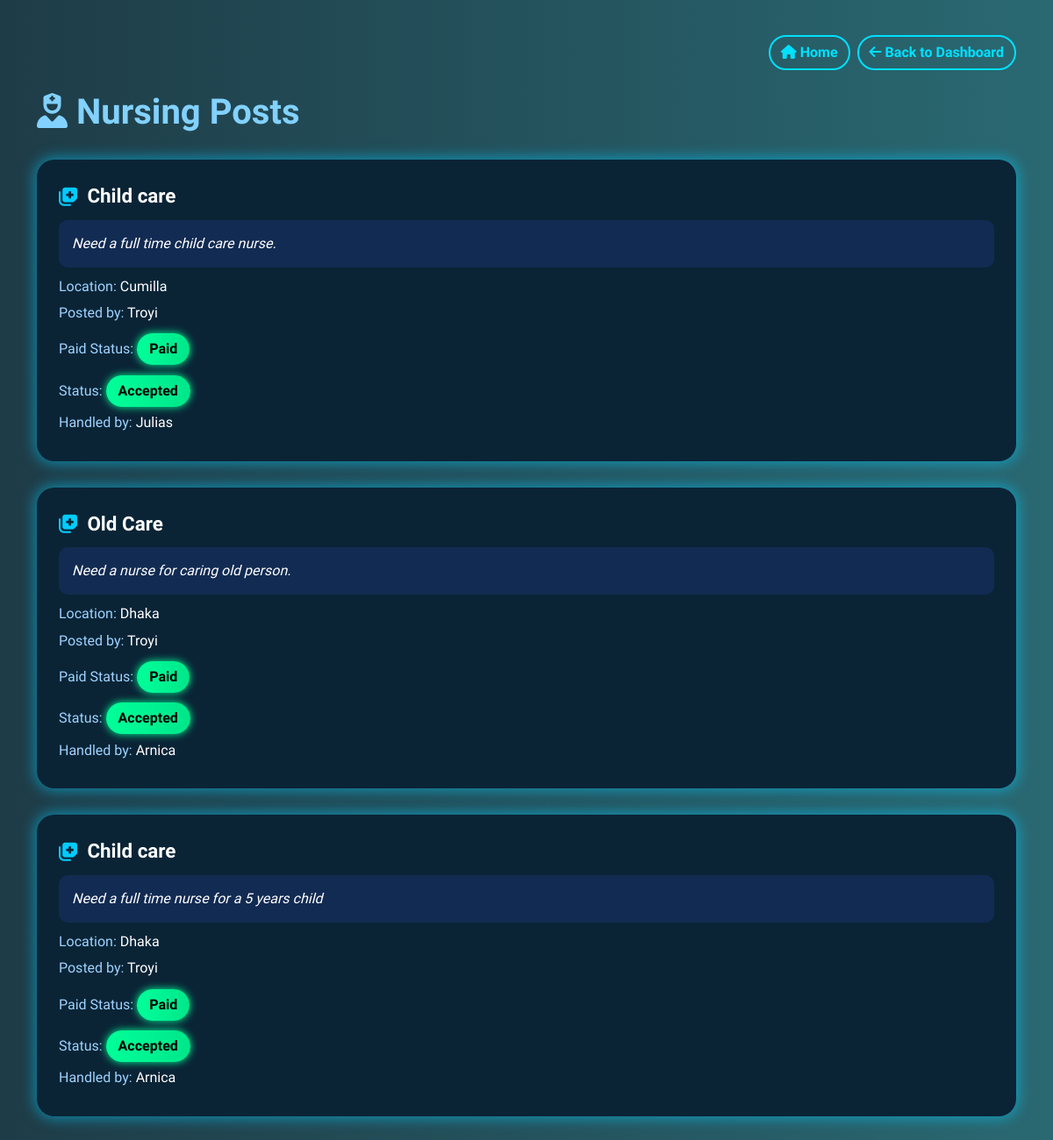
/user/provider_nursing_posts/ (signed in), run on an earlier commit of the app's database.
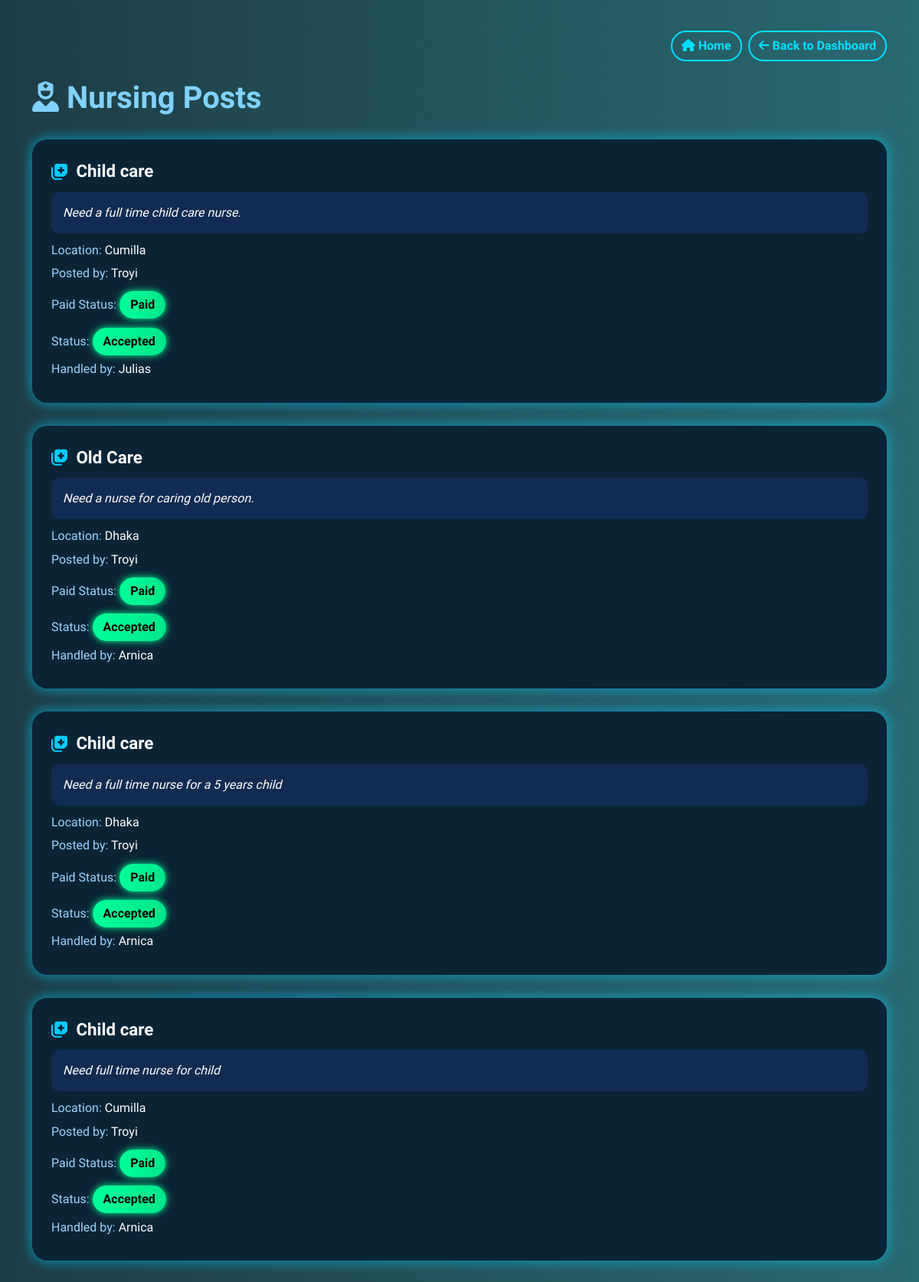
And on a later commit of the database.
### users/models.py (models this page shows, shortened)
class NursingService(models.Model):
    STATUS_CHOICES = (
        ('Pending', 'Pending'),
        ('Accepted', 'Accepted'),
        ('Rejected', 'Rejected'),
    )
    customer = models.ForeignKey(User, on_delete=models.CASCADE, related_name='nursing_requests')
    title = models.CharField(max_length=100)
    description = models.TextField()
    location = models.CharField(max_length=100)
    is_paid = models.BooleanField(default=False)
    created_at = models.DateTimeField(auto_now_add=True)
    accepted_by = models.ForeignKey(User, null=True, blank=True, on_delete=models.SET_NULL, related_name='accepted_nursing', limit_choices_to={'role': 'provider'})
    status = models.CharField(max_length=10, choices=STATUS_CHOICES, default='Pending')

class User(AbstractUser):
    ROLE_CHOICES = (
        ('customer', 'Customer'),
        ('provider', 'Provider'),
    )
    role = models.CharField(max_length=10, choices=ROLE_CHOICES)
    phone_number = models.CharField(max_length=15, blank=True, null=True)

### users/views.py (the view, shortened to what this page needs)
# urls.py: path('provider_nursing_posts/', views.provider_nursing_posts, name='provider_nursing_posts'),
@login_required
def provider_nursing_posts(request):
    posts = NursingService.objects.all()
    return render(request, 'provider_nursing_posts.html', {'posts': posts})

### templates/provider_nursing_posts.html (shortened to what this page needs)
<!DOCTYPE html>
<html lang="en">
<head>
    <link href="https://cdn.jsdelivr.net/npm/bootstrap@5.3.0/dist/css/bootstrap.min.css" rel="stylesheet">
    <link href="https://cdnjs.cloudflare.com/ajax/libs/font-awesome/6.4.0/css/all.min.css" rel="stylesheet">
</head>
<body>
<div class="container">
    <div class="d-flex justify-content-end mb-4">
        <a href="{% url 'home' %}" class="btn btn-outline-info me-2">
            <i class="fas fa-home"></i> Home
        </a>
        <a href="{% url 'provider_dashboard' %}" class="btn btn-outline-info">
            <i class="fas fa-arrow-left"></i> Back to Dashboard
        </a>
    </div>
    <h1><i class="fas fa-user-nurse"></i> Nursing Posts</h1>
    {% for post in posts %}
    <div class="glow-box {% if post.status == 'Accepted' %}glow-green{% else %}glow-blue{% endif %}">
        <div class="post-title">
            <i class="fas fa-notes-medical"></i> {{ post.title }}
        </div>
        <div class="post-content">
            <div class="desc-box">{{ post.description }}</div>
            <p><span class="label">Location:</span> {{ post.location }}</p>
            <p><span class="label">Posted by:</span> {{ post.customer.get_full_name|default:post.customer.username }}
</p>
            <p>
                <span class="label">Paid Status:</span>
                {% if post.is_paid %}
                    <span class="status-pill status-accepted">Paid</span>
                {% else %}
                    <span class="status-pill">Unpaid</span>
                {% endif %}
            </p>
            {% if post.status == 'Pending' %}
                <p><span class="label">Status:</span> <span class="status-pill">Pending</span></p>
                <form method="POST" class="mt-3">
                    {% csrf_token %}
                    <input type="hidden" name="post_id" value="{{ post.id }}">
                    <button type="submit" name="action" value="accept" class="btn btn-accept">
                        <i class="fas fa-check-circle"></i> Accept
                    </button>
                </form>
            {% else %}
                <p><span class="label">Status:</span> <span class="status-pill status-accepted">Accepted</span></p>
                <p><span class="label">Handled by:</span> {{ post.accepted_by.get_full_name|default:post.accepted_by.username }}</p>
            {% endif %}
        </div>
    </div>
    {% empty %}
    <div class="alert alert-light text-dark">No nursing posts available.</div>
    {% endfor %}
</div>
</body>
</html>

What changed in the data, as far as the page shows it:
added NursingService: title "Child care", description "Need full time nurse for child", location "Cumilla", customer.get_full_name "Troyi", is_paid "Paid", accepted_by.get_full_name "Arnica"
